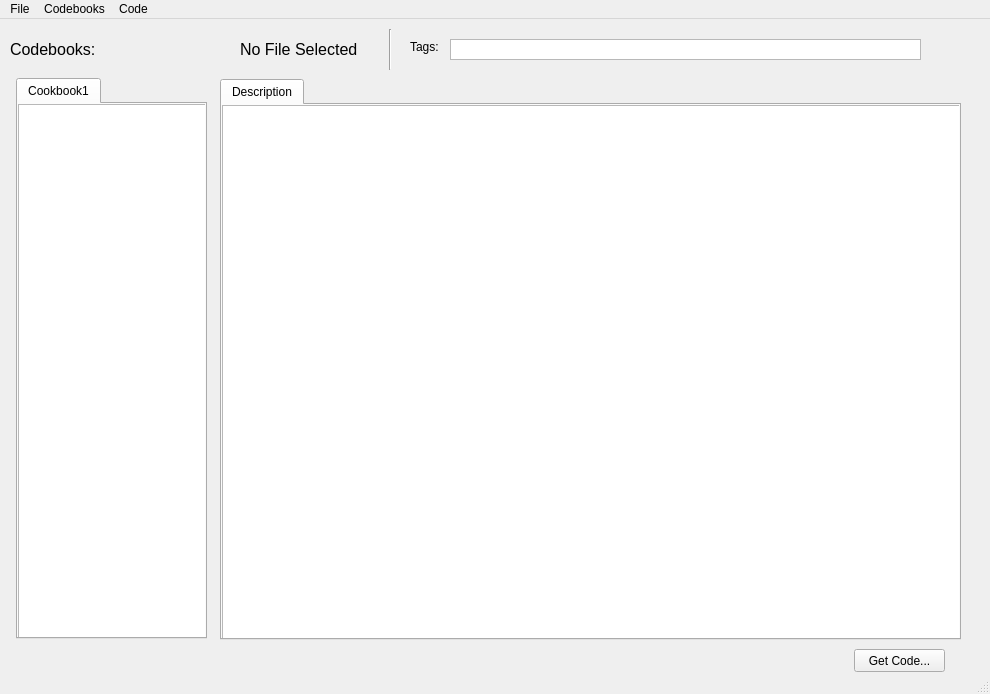
<?xml version="1.0" encoding="UTF-8"?>
<ui version="4.0">
 <class>MainWindow</class>
 <widget class="QMainWindow" name="MainWindow">
  <property name="geometry">
   <rect>
    <x>0</x>
    <y>0</y>
    <width>990</width>
    <height>694</height>
   </rect>
  </property>
  <property name="windowTitle">
   <string>CodeBook</string>
  </property>
  <widget class="QWidget" name="centralwidget">
   <widget class="QLabel" name="tagsLabel">
    <property name="geometry">
     <rect>
      <x>410</x>
      <y>20</y>
      <width>41</width>
      <height>16</height>
     </rect>
    </property>
    <property name="text">
     <string>Tags:</string>
    </property>
   </widget>
   <widget class="QLabel" name="codebookLabel">
    <property name="geometry">
     <rect>
      <x>10</x>
      <y>20</y>
      <width>91</width>
      <height>21</height>
     </rect>
    </property>
    <property name="font">
     <font>
      <pointsize>12</pointsize>
     </font>
    </property>
    <property name="text">
     <string>Codebooks:</string>
    </property>
   </widget>
   <widget class="QTabWidget" name="cookbookTabs">
    <property name="geometry">
     <rect>
      <x>16</x>
      <y>59</y>
      <width>191</width>
      <height>561</height>
     </rect>
    </property>
    <property name="currentIndex">
     <number>0</number>
    </property>
    <widget class="QWidget" name="Cookbook1">
     <attribute name="title">
      <string>Cookbook1</string>
     </attribute>
     <widget class="QListView" name="Cookbook1FileList">
      <property name="geometry">
       <rect>
        <x>0</x>
        <y>0</y>
        <width>191</width>
        <height>561</height>
       </rect>
      </property>
      <property name="frameShadow">
       <enum>QFrame::Plain</enum>
      </property>
     </widget>
    </widget>
   </widget>
   <widget class="QPlainTextEdit" name="tagEditor">
    <property name="geometry">
     <rect>
      <x>450</x>
      <y>20</y>
      <width>471</width>
      <height>21</height>
     </rect>
    </property>
    <property name="cursor" stdset="0">
     <cursorShape>IBeamCursor</cursorShape>
    </property>
    <property name="acceptDrops">
     <bool>false</bool>
    </property>
    <property name="verticalScrollBarPolicy">
     <enum>Qt::ScrollBarAlwaysOff</enum>
    </property>
    <property name="plainText">
     <string/>
    </property>
    <property name="placeholderText">
     <string>&lt;no tags&gt;</string>
    </property>
   </widget>
   <widget class="QLabel" name="entryName">
    <property name="geometry">
     <rect>
      <x>240</x>
      <y>20</y>
      <width>121</width>
      <height>21</height>
     </rect>
    </property>
    <property name="font">
     <font>
      <pointsize>12</pointsize>
     </font>
    </property>
    <property name="text">
     <string>No File Selected</string>
    </property>
   </widget>
   <widget class="Line" name="tagspacer">
    <property name="geometry">
     <rect>
      <x>380</x>
      <y>10</y>
      <width>20</width>
      <height>41</height>
     </rect>
    </property>
    <property name="orientation">
     <enum>Qt::Vertical</enum>
    </property>
   </widget>
   <widget class="QTabWidget" name="entryTabs">
    <property name="geometry">
     <rect>
      <x>220</x>
      <y>60</y>
      <width>741</width>
      <height>561</height>
     </rect>
    </property>
    <property name="currentIndex">
     <number>0</number>
    </property>
    <widget class="QWidget" name="descriptionTab">
     <attribute name="title">
      <string>Description</string>
     </attribute>
     <widget class="QPlainTextEdit" name="plainTextEdit">
      <property name="geometry">
       <rect>
        <x>0</x>
        <y>0</y>
        <width>741</width>
        <height>541</height>
       </rect>
      </property>
      <property name="frameShadow">
       <enum>QFrame::Plain</enum>
      </property>
     </widget>
    </widget>
   </widget>
   <widget class="QPushButton" name="pushButton">
    <property name="geometry">
     <rect>
      <x>854</x>
      <y>630</y>
      <width>91</width>
      <height>23</height>
     </rect>
    </property>
    <property name="text">
     <string>Get Code...</string>
    </property>
   </widget>
  </widget>
  <widget class="QMenuBar" name="menubar">
   <property name="geometry">
    <rect>
     <x>0</x>
     <y>0</y>
     <width>990</width>
     <height>21</height>
    </rect>
   </property>
   <widget class="QMenu" name="menuFile">
    <property name="title">
     <string>File</string>
    </property>
    <addaction name="actionNew_File"/>
    <addaction name="actionOpen_File"/>
    <addaction name="actionSave_File"/>
    <addaction name="actionSave_File_As"/>
   </widget>
   <widget class="QMenu" name="menuCode">
    <property name="title">
     <string>Code</string>
    </property>
    <addaction name="actionNew_Code_Entry"/>
    <addaction name="actionOpen_Code_Entry"/>
    <addaction name="actionSave_Code_Entry"/>
    <addaction name="actionSave_Entry_As"/>
   </widget>
   <widget class="QMenu" name="menuCodebooks">
    <property name="title">
     <string>Codebooks</string>
    </property>
    <addaction name="actionNew_Codebook"/>
    <addaction name="actionOpen_Codebook"/>
    <addaction name="actionRemove_Codebook"/>
   </widget>
   <addaction name="menuFile"/>
   <addaction name="menuCodebooks"/>
   <addaction name="menuCode"/>
  </widget>
  <widget class="QStatusBar" name="statusbar"/>
  <action name="actionNew_File">
   <property name="text">
    <string>New File</string>
   </property>
  </action>
  <action name="actionOpen_File">
   <property name="text">
    <string>Open File</string>
   </property>
  </action>
  <action name="actionSave_File">
   <property name="text">
    <string>Save File</string>
   </property>
  </action>
  <action name="actionSave_File_As">
   <property name="text">
    <string>Save File As...</string>
   </property>
  </action>
  <action name="actionNew_Code_Entry">
   <property name="text">
    <string>New Code Entry</string>
   </property>
  </action>
  <action name="actionOpen_Code_Entry">
   <property name="text">
    <string>Open Code Entry</string>
   </property>
  </action>
  <action name="actionSave_Code_Entry">
   <property name="text">
    <string>Save Entry</string>
   </property>
  </action>
  <action name="actionSave_Entry_As">
   <property name="text">
    <string>Save Entry As...</string>
   </property>
  </action>
  <action name="actionNew_Codebook">
   <property name="text">
    <string>New Codebook</string>
   </property>
  </action>
  <action name="actionOpen_Codebook">
   <property name="text">
    <string>Open Codebook</string>
   </property>
  </action>
  <action name="actionRemove_Codebook">
   <property name="text">
    <string>Remove...</string>
   </property>
  </action>
 </widget>
 <resources/>
 <connections/>
</ui>
